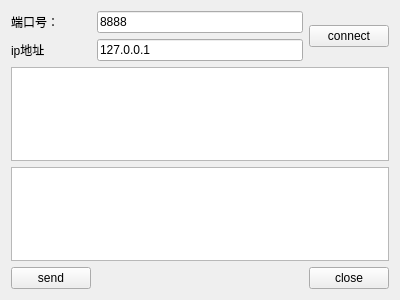
<?xml version="1.0" encoding="UTF-8"?>
<ui version="4.0">
 <class>ClientWidget</class>
 <widget class="QWidget" name="ClientWidget">
  <property name="geometry">
   <rect>
    <x>0</x>
    <y>0</y>
    <width>400</width>
    <height>300</height>
   </rect>
  </property>
  <property name="windowTitle">
   <string>Form</string>
  </property>
  <layout class="QGridLayout" name="gridLayout">
   <item row="0" column="0">
    <widget class="QLabel" name="label">
     <property name="text">
      <string>端口号：</string>
     </property>
    </widget>
   </item>
   <item row="0" column="1">
    <widget class="QLineEdit" name="lineEdit">
     <property name="text">
      <string>8888</string>
     </property>
    </widget>
   </item>
   <item row="0" column="2" rowspan="2">
    <widget class="QPushButton" name="buttonConnect">
     <property name="text">
      <string>connect</string>
     </property>
    </widget>
   </item>
   <item row="1" column="0">
    <widget class="QLabel" name="label_2">
     <property name="text">
      <string>ip地址</string>
     </property>
    </widget>
   </item>
   <item row="1" column="1">
    <widget class="QLineEdit" name="lineEdit_2">
     <property name="text">
      <string>127.0.0.1</string>
     </property>
    </widget>
   </item>
   <item row="2" column="0" colspan="3">
    <widget class="QTextEdit" name="textEditRead"/>
   </item>
   <item row="3" column="0" colspan="3">
    <widget class="QTextEdit" name="textEditWrite"/>
   </item>
   <item row="4" column="0">
    <widget class="QPushButton" name="buttonSend">
     <property name="text">
      <string>send</string>
     </property>
    </widget>
   </item>
   <item row="4" column="1">
    <spacer name="horizontalSpacer">
     <property name="orientation">
      <enum>Qt::Horizontal</enum>
     </property>
     <property name="sizeHint" stdset="0">
      <size>
       <width>217</width>
       <height>20</height>
      </size>
     </property>
    </spacer>
   </item>
   <item row="4" column="2">
    <widget class="QPushButton" name="buttonClose">
     <property name="text">
      <string>close</string>
     </property>
    </widget>
   </item>
  </layout>
 </widget>
 <resources/>
 <connections/>
</ui>
